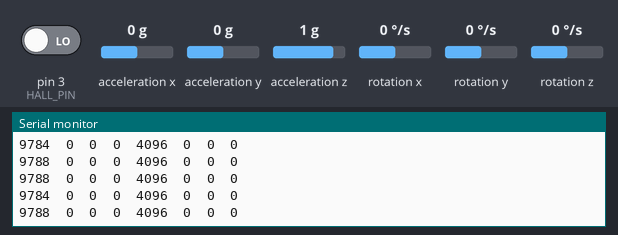
A sketch run on a simulated Arduino Uno, built with avr-gcc and run on an emulated ATmega328P. On the bench: the last lines printed to the serial monitor. The inputs (shaded band) are chosen by the test bench; at power-on: acceleration x 0 g, acceleration y 0 g, acceleration z 1 g, rotation x 0 °/s, pin 3 (HALL_PIN) LOW, rotation y 0 °/s, rotation z 0 °/s.

Above: at 1.2 s.
1.3 s: acceleration x set to -1.4 g
At 2.4 s:
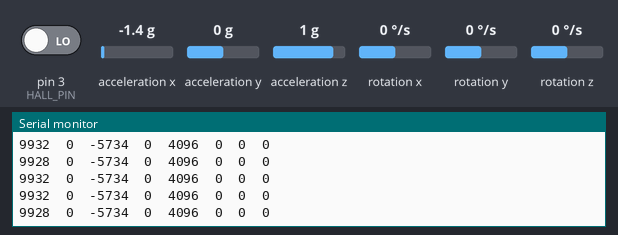
4.3 s: acceleration y set to -1.4 g
At 5.4 s:
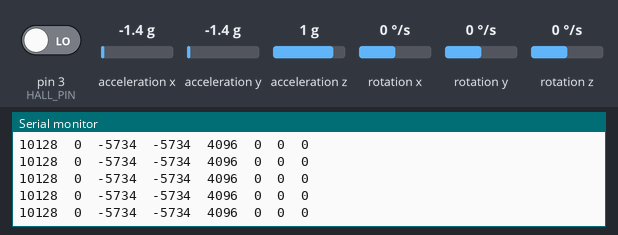
7.3 s: acceleration z set to -1.4 g
At 8.1 s:
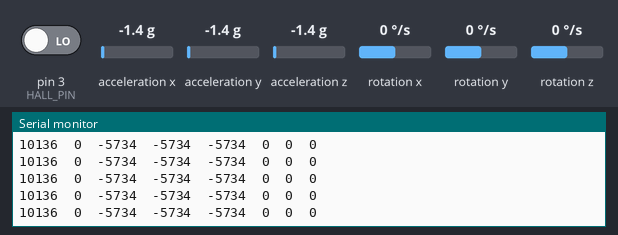
10.3 s: rotation x set to 100 °/s
At 11.4 s:
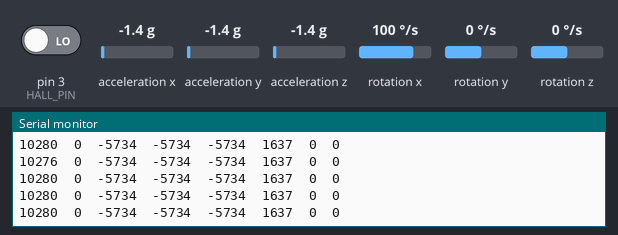
13.3 s: acceleration x set to 0 g
At 14.2 s:
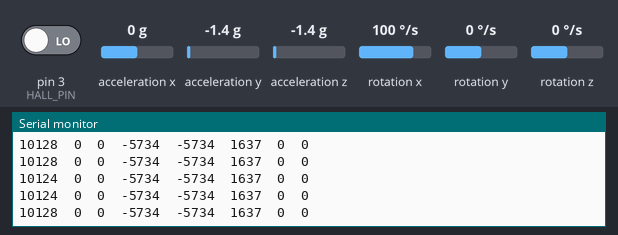
16.3 s: pin 3 (HALL_PIN) driven HIGH
At 17.1 s:
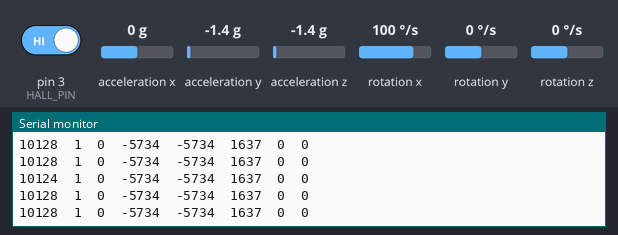
Timing chart, 0 to 18.8 s (numbered marks = the images above; inputs shaded):
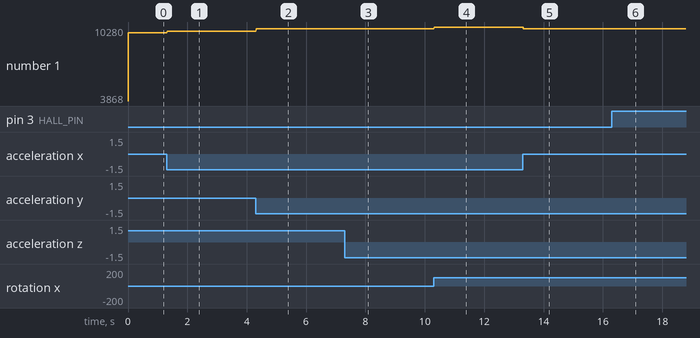

Measured:
- after the input at 1.3 s, the serial monitor: prints a new line at once (image 1)
- after the input at 4.3 s, the serial monitor: prints a new line at once (image 2)
- after the input at 7.3 s, the serial monitor: prints a new line at once (image 3)
- after the input at 10.3 s, the serial monitor: prints a new line at once (image 4)
- after the input at 13.3 s, the serial monitor: prints a new line at once (image 5)
- after the input at 16.3 s, the serial monitor: prints a new line at once (image 6)
- plotted number 1: 9788 → 9932 after the input at 1.3 s, 9932 → 10128 after the input at 4.3 s, 10128 → 10136 after the input at 7.3 s, 10136 → 10280 after the input at 10.3 s, 10280 → 10128 after the input at 13.3 s

The sketch:

Logger.ino
```cpp
#include <I2Cdev.h>
#include <MPU6050.h>
#include <Wire.h>

#define SERIAL_TX_BUFFER_SIZE 256
#define SERIAL_RX_BUFFER_SIZE 256

#define HALL_PIN 3
#define BT_VCC 5

static MPU6050 mpu = MPU6050(MPU6050_DEFAULT_ADDRESS);

void setup() {
    // Turn on bluetooth
    pinMode(BT_VCC, OUTPUT);
    digitalWrite(BT_VCC, HIGH);

    // Setup Hall Sensor
    pinMode(HALL_PIN, INPUT); // input from the OH137

    // Setup MPU-6050
    mpu.initialize();
    mpu.setI2CMasterModeEnabled(0);
    mpu.setI2CBypassEnabled(1);
    mpu.setFullScaleGyroRange(MPU6050_GYRO_FS_2000);
    mpu.setFullScaleAccelRange(MPU6050_ACCEL_FS_8);

    // Offsets calibrated using MPU6050Calibration.ino
    mpu.setXAccelOffset(-2426);
    mpu.setYAccelOffset(1993);
    mpu.setZAccelOffset(5225);

    mpu.setXGyroOffset(149);
    mpu.setYGyroOffset(60);
    mpu.setZGyroOffset(59);

    Serial.begin(57600);
}

void loop() {
    static uint32_t us = micros();

    int16_t motion6[6];

    mpu.getMotion6(&motion6[0], &motion6[1], &motion6[2], &motion6[3], &motion6[4], &motion6[5]);

    if(motion6[0] == 0 && motion6[1] == 0 && motion6[2] == 0) {
      return;
    }

    // Time difference (in microseconds)
    auto diff = micros() - us;
    us = micros();
    Serial.print(diff);

    // OH137 (Hall-Effect sensor) Value
    int hall = digitalRead(HALL_PIN);
    Serial.print('\t');
    Serial.print(hall == HIGH ? 1 : 0);

    // MPU-6050 values
    Serial.print('\t');
    Serial.print(motion6[0]);
    Serial.print('\t');
    Serial.print(motion6[1]);
    Serial.print('\t');
    Serial.print(motion6[2]);
    Serial.print('\t');
    Serial.print(motion6[3]);
    Serial.print('\t');
    Serial.print(motion6[4]);
    Serial.print('\t');
    Serial.println(motion6[5]);

    delay(5);
}
```
